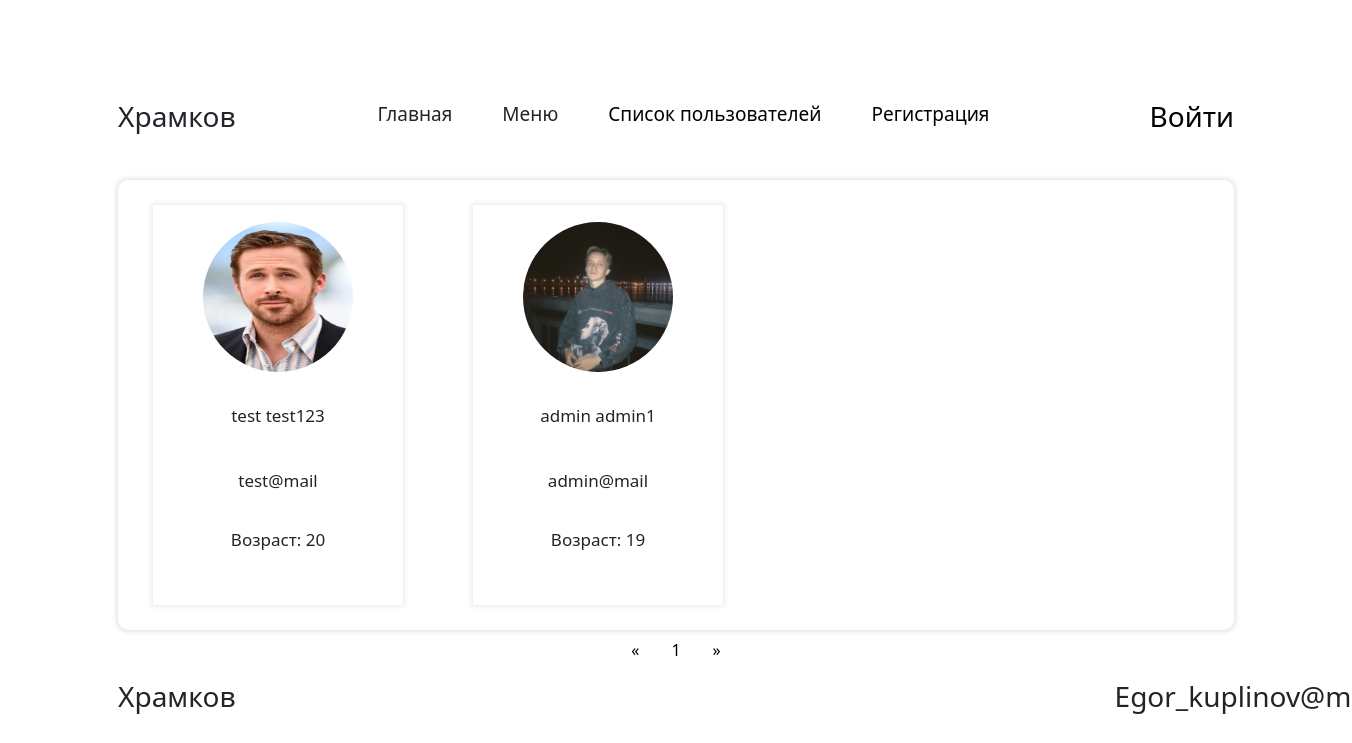
Before: /users/?page=0 with the older database file.
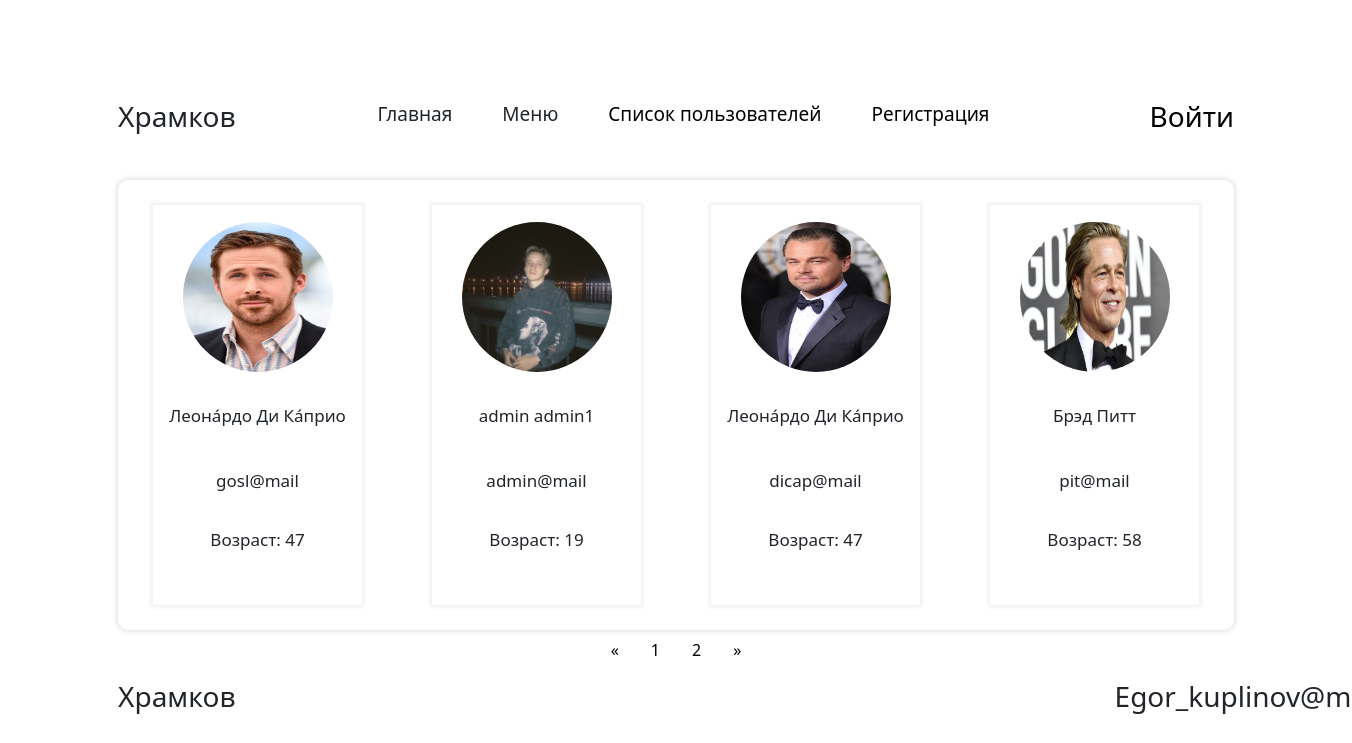
After: the same page with the newer database file.
### tables this page shows
CREATE TABLE users (
id integer PRIMARY KEY AUTOINCREMENT,
name text NOT NULL,
surname text NOT NULL,
email text NOT NULL,
age integer NOT NULL,
worked text NOT NULL,
post text NOT NULL,
password text NOT NULL,
photo string128 NOT NULL,
role text NOT NULL
);

### ex3.py (the view)
@app.route('/users/')
def users():
    db = get_db()
    dbase = FDataBase(db)
    authorized = ""
    id_sess = ""
    if 'login' in session:
        authorized = session['login']
    curr_page = int(request.args.get('page'))
    pgcount = 1
    remainder = 0
    all_users = dbase.getAllUsers()
    pgcount = len(all_users) // 4 + 1
    if pgcount == 0:
        pgcount = 1
    if curr_page > pgcount:
        abort(404)
    if pgcount % 4 > 0:
        remainder = len(all_users) % 4
    class pgstore:
        value = pgcount
    match curr_page:
        case 0:
            a = all_users[:4]
        case pgstore.value:
            a = all_users[pgcount - 1:remainder]
        case _:
            a = all_users[curr_page * 4:curr_page * 4 + 4]
    try:
        id_sess = session['_user_id']
    except:
        pass
    return render_template('users.html', users=a, curr_page=curr_page, pagecount=pgcount, is_auth=authorized.split(), id_sess=id_sess)

### FDataBase.py (called while the page is built)
    def getAllUsers(self):
        try:
            self.__cur.execute(f"SELECT * FROM users")
            res = self.__cur.fetchall()
            if res:
                return res
        except sqlite3.Error as e:
            print("Ошибка получения пользователя из БД "+str(e))
        return []

### ex3.py (called while the page is built)
def connect_db():
    conn = sqlite3.connect(app.config['DATABASE'])
    conn.row_factory = sqlite3.Row
    return conn

def get_db():
    if not hasattr(g, 'link_db'):
        g.link_db = connect_db()
    return g.link_db

### templates/users.html (shortened to what this page needs)
{% extends 'main.html' %}
{% block body %}
            <div class="table-box">
                {% for user in users %}
                      <div class="for_users">
                        <img src="{{ url_for('static', filename = 'photos/'+user[8]) }}"/>
                        <a {% if is_auth %}onclick="location.href='../account/?user={{user[3]}}';"{% else %}onclick="location.href='../auth';"{% endif%}><h3>{{user[1]}} {{user[2]}}{% if user[0]|string() == id_sess %}(Вы){% endif %}</h3></a>
                        <p>{{user[3]}}</p>
                        <p>Возраст: {{user[4]}}</p>
                      </div>
              {% endfor %}
              </div>
    <div class="pagination">
        <a href="/users?page=0">&laquo;</a>
        {% for page in range(pagecount) %}
            <a href="/users?page={{ page }}">{{ page + 1 }}</a>
        {% endfor %}
        <a href="/users?page={{pagecount - 1}}">&raquo;</a>
    </div>
    {% endblock %}

### templates/main.html (shortened to what this page needs)
<!doctype html>
<html lang="ru">
<head>
        <link href="https://cdn.jsdelivr.net/npm/bootstrap@5.1.3/dist/css/bootstrap.min.css" rel="stylesheet">
        <link href="{{ url_for('static', filename='css/style.css') }}" rel="stylesheet" type="text/css">
</head>
<body>
<div class="app">
          <div class="container">
            <header>
              <h3>Храмков</h3>
              <ul class="menu">
                <li>Главная</li>
                <li>Меню</li>
                <li><a href="../users/?page=0">Список пользователей</a></li>
                <li><a href="../registration/">Регистрация</a></li>
              </ul>
                {% if 'login' in session %}
                    <a href="../auth/"><h3>Вход выполнен</h3></a>
                {% else %}
                    <a href="../auth/"><h3>Войти</h3></a>
                {% endif %}
            </header>
    {% block body %}{% endblock %}
              <footer>
              <h3>Храмков</h3>
              <h3>Egor_kuplinov@mail.ru</h3>
            </footer>
          </div>
        </div>
</body>
</html>

### static/css/style.css (style rules this page uses)
body { background-color: #FFFFFF; }
.container { padding-top: 100px; width: 1400px; display: flex; margin: 0 auto; flex-direction: column; }
.table-box { width: 100%; margin: 0 auto; height: 450px; background-color: white; box-shadow: 0px 0px 4px 2px rgba(0, 0, 0, 0.1); border-radius: 10px; display: flex; align-items: center; }
.for_users { margin: 0 35px; width: 250px; height: 400px; background-color: white; box-shadow: 0px 0px 4px 2px rgba(0, 0, 0, 0.07); display: flex; flex-direction: column; }
.for_users h3 { font-size: 17px; cursor: pointer; }
.for_users > * { margin: 17px auto; }
.for_users p { margin-right: auto; font-size: 17px; }
.for_users img { width: 150px; height: 150px; border-radius: 90px; background-size: cover; }
.pagination { display: inline-block; display: flex; justify-content: center; }
.pagination a { color: black; float: left; padding: 8px 16px; text-decoration: none; }
header { display: flex; justify-content: space-between; margin-bottom: 35px; }
header ul { display: flex; font-size: 19px; }
header ul li { text-decoration: none; margin-right: 50px; list-style-type: none; }
footer { display: flex; justify-content: space-between; margin-top: auto; position: absolute; bottom: 0; width: 1300px; height: 120px; }
a { text-decoration: none; color: black; }

Changed rows visible on the page:
changed users: name "test" → "Леона́рдо"; surname "test123" → "Ди Ка́прио"; email "test@mail" → "gosl@mail"; age "20" → "47"
added users: photo (picture), name "Леона́рдо", surname "Ди Ка́прио", email "dicap@mail", age "47"
added users: photo (picture), name "Брэд", surname "Питт", email "pit@mail", age "58"
Other visible differences:
new list line: "2"
